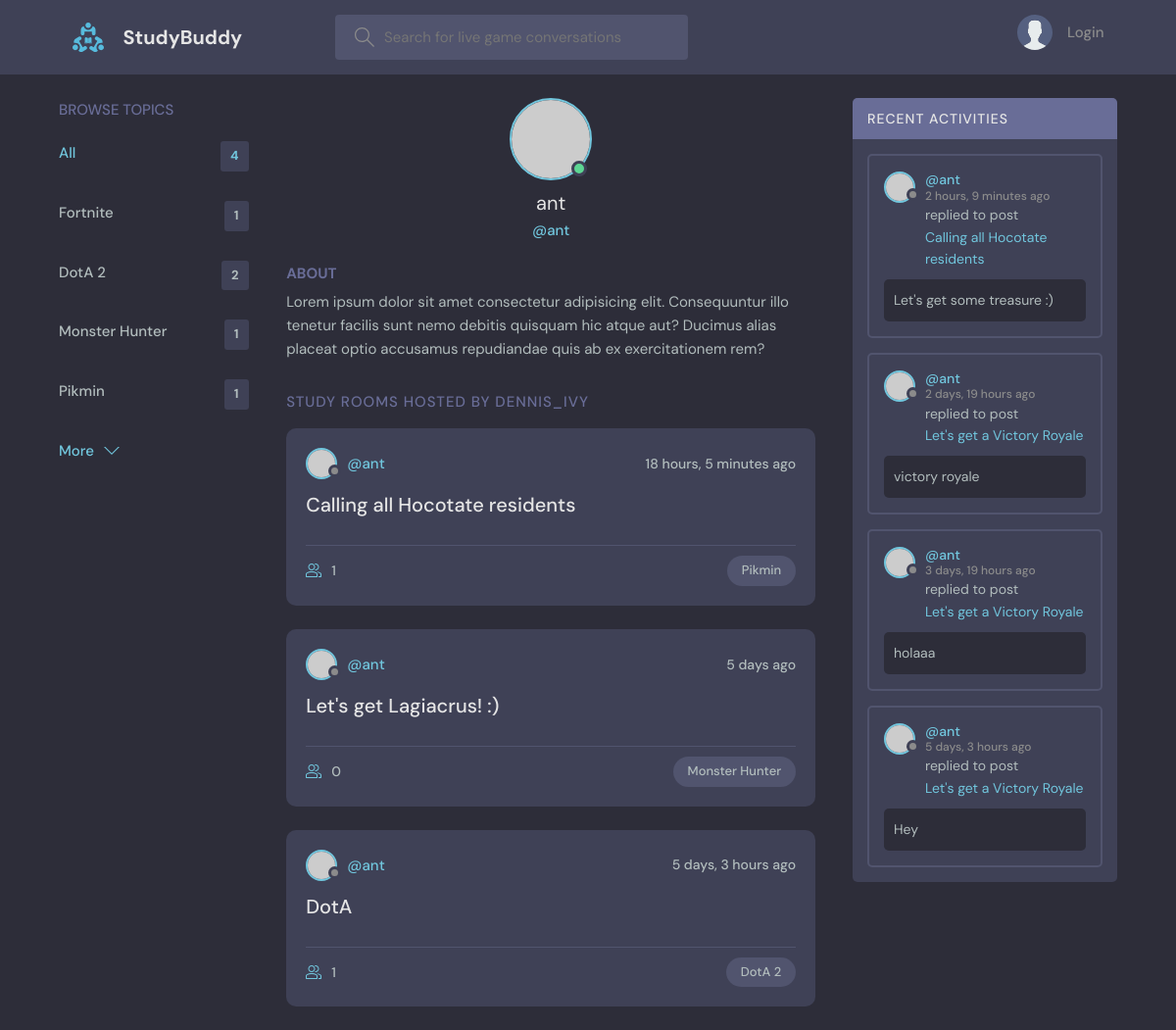
Page /profile/1/ on the committed database.
### base/models.py (models this page shows, shortened)
class Game(models.Model):
    name = models.CharField(max_length=200)

class Room(models.Model):
    host = models.ForeignKey(User, on_delete=models.SET_NULL, null=True)
    game = models.ForeignKey(Game, on_delete=models.SET_NULL, null=True)
    name = models.CharField(max_length=200)
    description = models.TextField(null = True, blank=True)
    participants = models.ManyToManyField(User, related_name='participants', blank=True)
    updated = models.DateTimeField(auto_now=True)
    created = models.DateTimeField(auto_now_add=True)
    class Meta:
        ordering = ['-updated', '-created']
    def __str__(self):
        return self.name

class Message(models.Model):
    user = models.ForeignKey(User, on_delete=models.CASCADE)
    room = models.ForeignKey(Room, on_delete=models.CASCADE)
    body = models.TextField()
    updated = models.DateTimeField(auto_now=True)
    created = models.DateTimeField(auto_now_add=True)
    class Meta:
        ordering = ['-updated', '-created']

### base/views.py (the view)
# urls.py: path('profile/<int:pk>/', views.userProfile, name="user-profile"),
def userProfile(request, pk):
    user = User.objects.get(id=pk)
    rooms = user.room_set.all()
    user_messages = user.message_set.all()
    games = Game.objects.all()
    context = {'user':user, 'rooms':rooms,
               'games': games, 'sent_messages':user_messages}
    return render(request, 'base/user_profile.html', context)

### base/templates/base/user_profile.html (shortened to what this page needs)
{% extends 'main.html' %}
{% block content %}
<main class="profile-page layout layout--3">
  <div class="container">
    {% include 'base/game_component.html' %}
    <div class="roomList">
      <div class="profile">
        <div class="profile__avatar">
          <div class="avatar avatar--large active">
            <img src="https://randomuser.me/api/portraits/men/11.jpg" />
          </div>
        </div>
        <div class="profile__info">
          <h3>{{user.username}}</h3>
          <p>@{{user.username}}</p>
        </div>
        <div class="profile__about">
          <h3>About</h3>
          <p>
            Lorem ipsum dolor sit amet consectetur adipisicing elit. Consequuntur illo tenetur
            facilis sunt nemo debitis quisquam hic atque aut? Ducimus alias placeat optio
            accusamus repudiandae quis ab ex exercitationem rem?
          </p>
        </div>
      </div>
      <div class="roomList__header">
        <div>
          <h2>Study Rooms Hosted by dennis_ivy</a>
          </h2>
        </div>
      </div>
      {% include 'base/feed_component.html' %}
    </div>
    {% include 'base/activity_component.html' %}
  </div>
</main>
{% endblock content %}

### base/templates/base/game_component.html
<div class="topics">
    <div class="topics__header">
      <h2>Browse Topics</h2>
    </div>
    <ul class="topics__list">
      <li>
        <a href="{% url 'home' %}" class="active">All <span>{{games.count}}</span></a>
      </li>
      {% for game in games %}
      <li>
        <a href="{% url 'home' %}?q='{{game.name}}'">{{game.name}}<span>{{game.room_set.all.count}}</span></a>
      </li>
      {% endfor %}
    </ul>
    <a class="btn btn--link" href="{% url 'games' %}">
      More
      <svg version="1.1" xmlns="http://www.w3.org/2000/svg" width="32" height="32" viewBox="0 0 32 32">
        <title>chevron-down</title>
        <path d="M16 21l-13-13h-3l16 16 16-16h-3l-13 13z"></path>
      </svg>
    </a>
  </div>

### base/templates/base/feed_component.html (shortened to what this page needs)
{% for room in rooms %}
<div class="roomListRoom">
    <div class="roomListRoom__header">
      <a href="{% url 'user-profile' room.host.id %}" class="roomListRoom__author">
        <div class="avatar avatar--small">
          <img src="https://randomuser.me/api/portraits/women/11.jpg" />
        </div>
        <span>@{{room.host.username}}</span>
      </a>
      <div class="roomListRoom__actions">
        <span>{{room.created|timesince}} ago</span>
      </div>
    </div>
    <div class="roomListRoom__content">
      <a href="{% url 'room' room.id %}">{{room.name}}</a>
    </div>
    <div class="roomListRoom__meta">
      <a href="{% url 'room' room.id %}" class="roomListRoom__joined">
        {{room.participants.count}}
      </a>
      <p class="roomListRoom__topic">{{room.game.name}}</p>
    </div>
  </div>
{% endfor %}

### base/templates/base/activity_component.html (shortened to what this page needs)
<div class="activities">
    <div class="activities__header">
      <h2>Recent Activities</h2>
    </div>
    {% for message in sent_messages %}
    <div class="activities__box">
      <div class="activities__boxHeader roomListRoom__header">
        <a href="{% url 'user-profile' message.user.id %}" class="roomListRoom__author">
          <div class="avatar avatar--small">
            <img src="https://randomuser.me/api/portraits/women/11.jpg" />
          </div>
          <p>
            @{{message.user}}
            <span>{{message.created|timesince}} ago</span>
          </p>
        </a>
      </div>
      <div class="activities__boxContent">
        <p>replied to post <a href="{% url 'room' message.room.id %}">{{message.room}}</a></p>
        <div class="activities__boxRoomContent">
          {{message.body}}
        </div>
      </div>
    </div>
    {% endfor %}
</div>

### rows in the picture
Game: name "Fortnite", room_set.all.count "1"
Game: name "DotA 2", room_set.all.count "2"
Game: name "Monster Hunter", room_set.all.count "1"
Game: name "Pikmin", room_set.all.count "1"
Room: host.username "ant", created "18 hours, 5 minutes", name "Calling all Hocotate residents", participants.count "1", game.name "Pikmin"
Room: host.username "ant", created "5 days", name "Let's get Lagiacrus! :)", participants.count "0", game.name "Monster Hunter"
Room: host.username "ant", created "5 days, 3 hours", name "DotA", participants.count "1", game.name "DotA 2"
Message: user "ant", created "2 hours, 9 minutes", room "Calling all Hocotate residents", body "Let's get some treasure :)"
Message: user "ant", created "2 days, 19 hours", room "Let's get a Victory Royale", body "victory royale"
Message: user "ant", created "3 days, 19 hours", room "Let's get a Victory Royale", body "holaaa"
Message: user "ant", created "5 days, 3 hours", room "Let's get a Victory Royale", body "Hey"

### other values in the picture
{{ games.count }} "4"
{{ user.username }} "ant"
